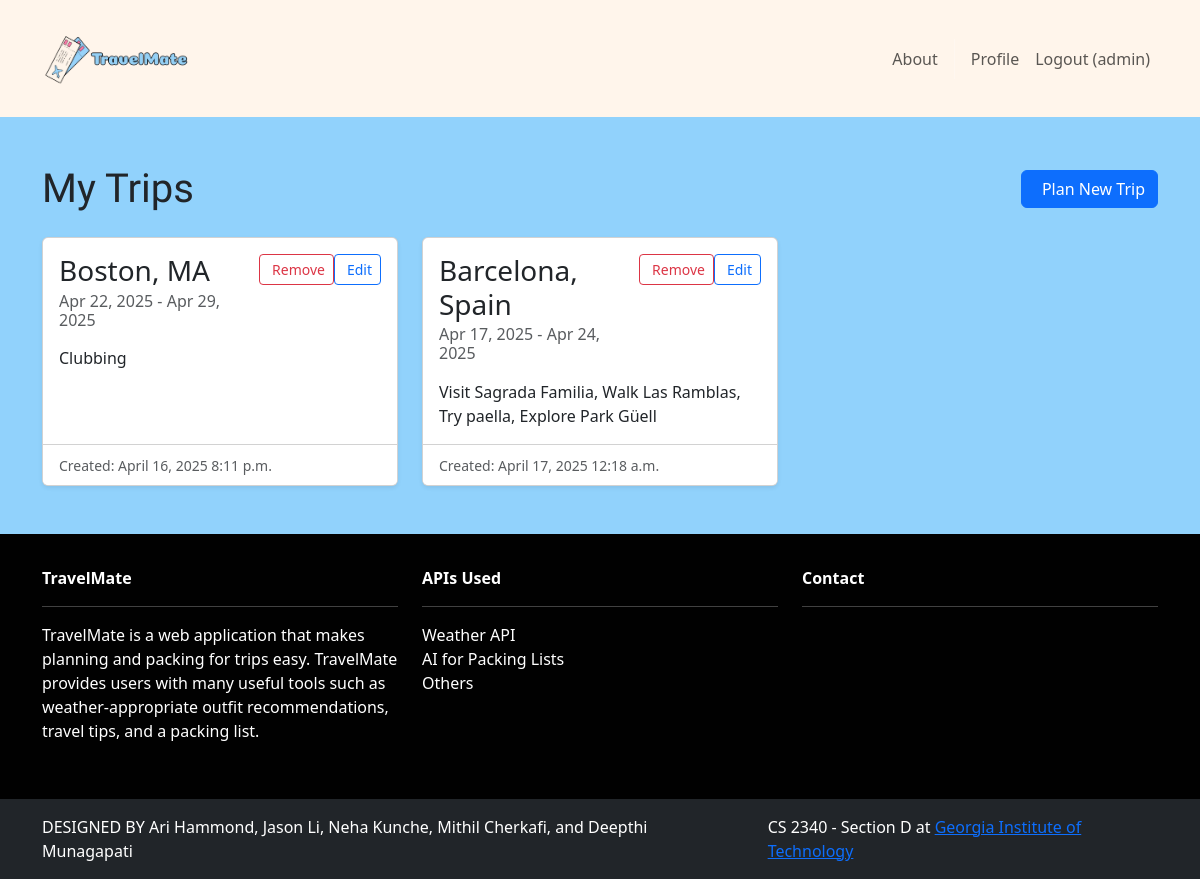
Screenshot of /trips/my-trips/ (signed in) with the database file from the repository.
### trips/models.py (models this page shows, shortened)
class inputTrip(models.Model):
    created_at = models.DateTimeField(default=timezone.now)
    user = models.ForeignKey(User, null=True, on_delete=models.CASCADE)
    destination = models.CharField("Chosen Destination", max_length=200)
    start_date = models.DateField("Start Date")
    end_date = models.DateField("End Date")
    activities = models.TextField("Desired Activities", max_length=500)
    weather = models.TextField("Weather Info", blank=True, null=True)
    packing_list = models.TextField("Packing List", blank=True, null=True)
    activities_list = models.TextField("Activities List", blank=True, null=True)
    considerations = models.TextField("Additional Considerations", blank=True, null=True)
    class Meta:
        ordering = ['created_at']
        verbose_name = "Trip"
        verbose_name_plural = "Trips"

### trips/views.py (the view)
# urls.py: path('my-trips/', views.trips_list, name='trips'),
@login_required
def trips_list(request):
    trips = inputTrip.objects.filter(user=request.user)
    return render(request, 'trips/list.html', {'trips': trips})

### trips/templates/trips/list.html (shortened to what this page needs)
{% extends 'base.html' %}
{% load static %}
{% block content %}
<div class="container py-5">
    <div class="d-flex justify-content-between align-items-center mb-4">
        <h1 class="coiny-regular mb-0">My Trips</h1>
        <a href="{% url 'plan_trip' %}" class="btn btn-primary">
             Plan New Trip
        </a>
    </div>
    {% if trips %}
    <div class="row row-cols-1 row-cols-md-2 row-cols-lg-3 g-4">
        {% for trip in trips %}
        <div class="col">
            <div class="card h-100 shadow-sm">
                <div class="card-body">
                    <div class="d-flex justify-content-between align-items-start">
                        <div>
                            <h3 class="card-title">{{ trip.destination }}</h3>
                            <h6 class="card-subtitle mb-2 text-muted">
                                {{ trip.start_date|date:"M d, Y" }} - {{ trip.end_date|date:"M d, Y" }}
                            </h6>
                        </div>
                        <form method="POST" action="{% url 'delete_trip' trip.id %}">
                            <button type="submit" class="btn btn-sm btn-outline-danger"
                                    onclick="return confirm('Are you sure you want to remove this trip?')">
                                 Remove
                            </button>
                        </form>
                        <a href="{% url 'edit_trip' trip.id %}" class="btn btn-sm btn-outline-primary">
                             Edit
                        </a>
                    </div>
                    <div class="trip-activities mt-2" style="
                        display: -webkit-box;
                        -webkit-line-clamp: 2;
                        -webkit-box-orient: vertical;
                        overflow: hidden;
                        text-overflow: ellipsis;
                    ">
                        {{ trip.activities }}
                    </div>
                </div>
                <div class="card-footer bg-white">
                    <small class="text-muted">Created: {{ trip.created_at|date:"F j, Y g:i a" }}</small>
                </div>
            </div>
        </div>
        {% endfor %}
    </div>
    {% else %}
    <div class="alert alert-info">
        You haven't planned any trips yet. <a href="{% url 'plan_trip' %}" class="alert-link">Plan your first trip!</a>
    </div>
    {% endif %}
</div>
{% endblock %}

### travelmate/templates/base.html (shortened to what this page needs)
<!DOCTYPE html>
<html lang="en">
{% load static %}
<head>
    <link href="https://cdn.jsdelivr.net/npm/bootstrap@5.3.3/dist/css/bootstrap.min.css" rel="stylesheet">
    <link rel="stylesheet" type="text/css" href="{% static 'css/style.css' %}" />
</head>
<body class="d-flex flex-column min-vh-100" style="background-color: #91D2FC;">
    <nav class="p-3 navbar navbar-expand-lg">
        <div class="container">
            <a class="navbar-brand mx-0" href="{% url 'home.index' %}">
                <img src="{% static 'img/logo3.png' %}" alt="logo" height="75px" style="object-fit:fill;" />
            </a>
            <div class="collapse navbar-collapse" id="navbarNavAltMarkup">
                <div class="navbar-nav ms-auto navbar-ml">
                    <a class="nav-link" href="{% url 'home.about' %}">About</a>
                    {% if user.is_authenticated %}
                        <a class="nav-link" href="{% url 'accounts.profile' %}">Profile</a>
                        <a class="nav-link" href="{% url 'accounts.logout' %}">Logout ({{ user.username }})</a>
                    {% else %}
                        <a class="nav-link" href="{% url 'accounts.login' %}">Login</a>
                        <a class="nav-link" href="{% url 'accounts.signup' %}">Sign Up</a>
                    {% endif %}
                </div>
            </div>
        </div>
    </nav>
    <main class="flex-fill">
        {% block content %}
        {% endblock content %}
    </main>
    <section class="p-3 ms-footer d-none d-md-block">
        <div class="container">
            <div class="row mt-3 text-white">
                <div class="col-4 mx-auto mb-4">
                    <b>TravelMate</b>
                    <hr />
                    <p>TravelMate is a web application that makes planning and packing for trips easy. TravelMate provides users with many useful tools such as weather-appropriate outfit recommendations, travel tips, and a packing list.</p>
                </div>
                <div class="col-4 mx-auto mb-4">
                    <b>APIs Used</b>
                    <hr />
                    <a class="nav-link" href="#">Weather API</a>
                    <a class="nav-link" href="#">AI for Packing Lists</a>
                    <a class="nav-link" href="#">Others</a>
                </div>
                <div class="col-4 mx-auto mb-4">
                    <b>Contact</b>
                    <hr />
                </div>
            </div>
        </div>
    </section>
    <section class="p-3 ms-footer-bottom bg-dark mt-auto">
        <div class="container d-flex flex-column flex-md-row justify-content-between">
            <div class="me-5 text-white mb-2 mb-md-0">
                <span>DESIGNED BY Ari Hammond, Jason Li, Neha Kunche, Mithil Cherkafi, and Deepthi Munagapati</span>
            </div>
            <div class="text-white">
                <span>CS 2340 - Section D at <a href="https://www.gatech.edu" target="_blank">Georgia Institute of Technology</a></span>
            </div>
        </div>
    </section>
</body>
</html>

### travelmate/static/css/style.css (style rules this page uses)
* { --bckgrnd: #fff5eb; --main-color: #95d0f7; --dark: #010101; --accent: #fc79a8; }
.coiny-regular { font-family: "Coiny", sans-serif; font-weight: 400; font-style: normal; }
.navbar { background-color: var(--bckgrnd); }
body { background-color: var(--main-color); }
.ms-footer { background-color: var(--dark); }

### rows the page displays
inputTrip: destination "Boston, MA", start_date "Apr 22, 2025", end_date "Apr 29, 2025", activities "Clubbing", created_at "April 16, 2025 8:11 p.m."
inputTrip: destination "Barcelona, Spain", start_date "Apr 17, 2025", end_date "Apr 24, 2025", activities "Visit Sagrada Familia, Walk Las Ramblas, Try paella, Explore Park Güell", created_at "April 17, 2025 12:18 a.m."

### other values shown
{{ user.username }} "admin"
